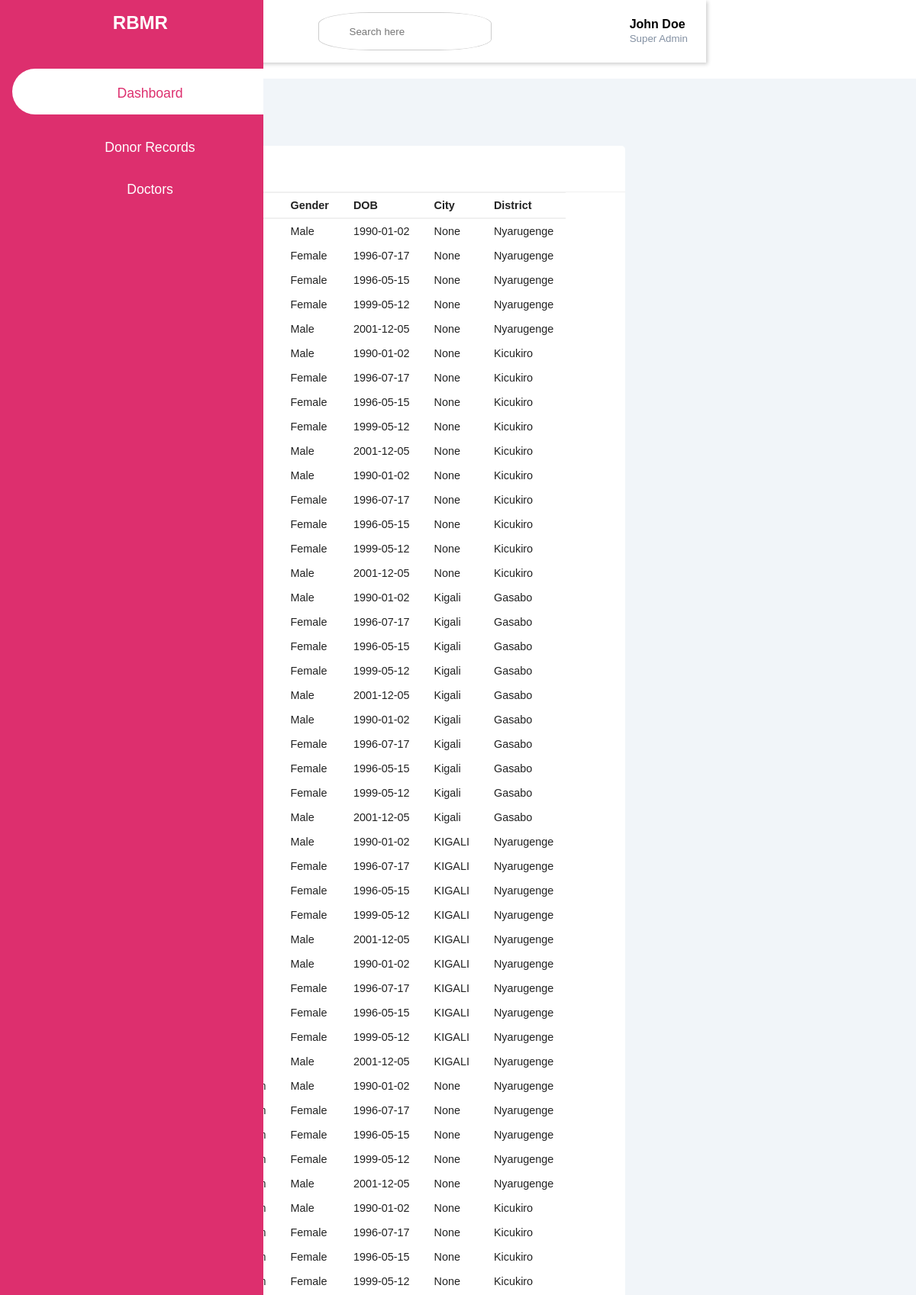
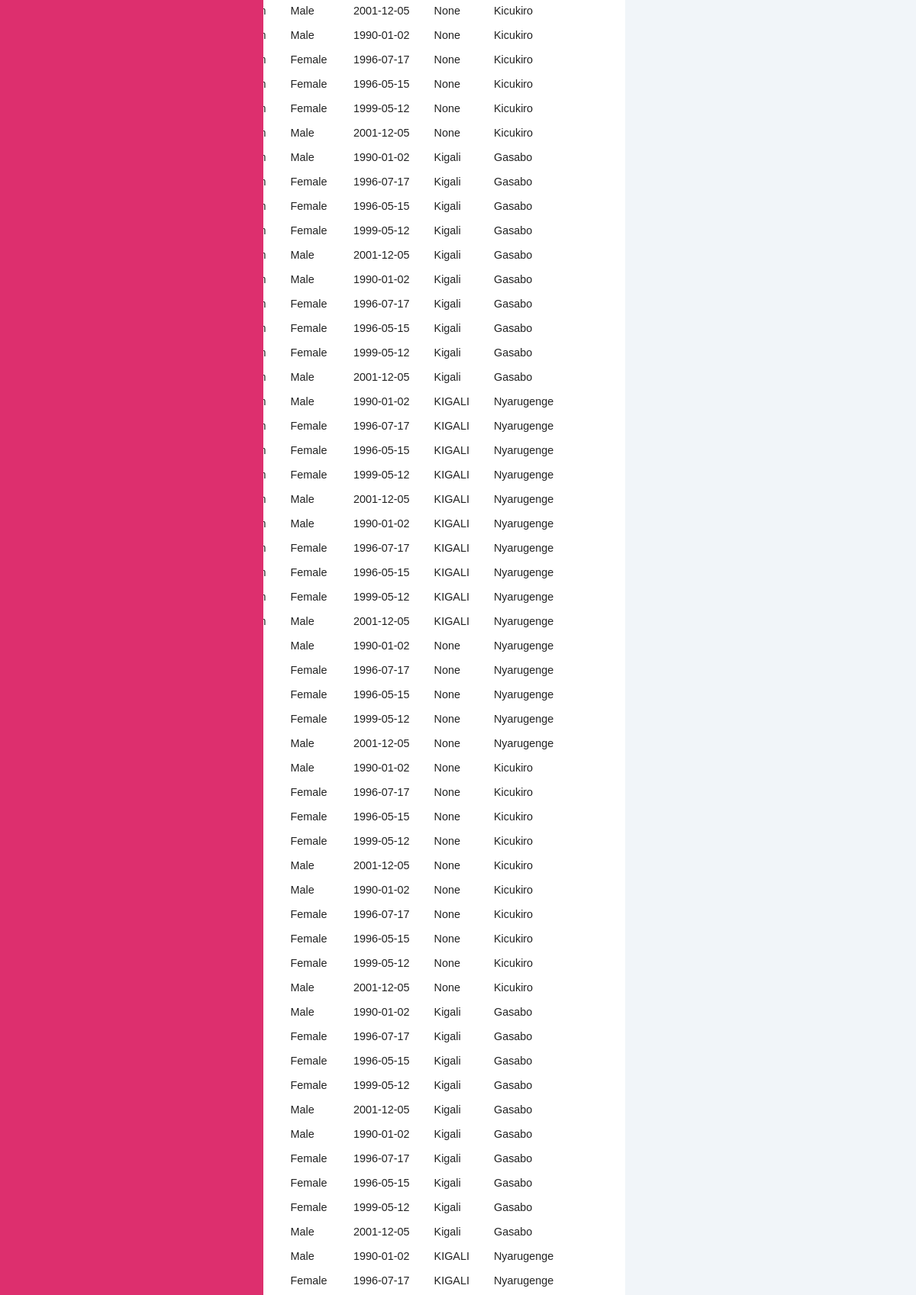
The page /Donors.html (signed in, upper part) on the database its author committed (2 pictures, top to bottom).
### scriptspy/models.py (models this page shows)
class Personal(db.Model, UserMixin):
    personal_id = db.Column(db.Integer, primary_key=True)
    DOB = db.Column(db.Text)
    Gender = db.Column(db.String(150))
    user_id = db.Column(db.Integer, db.ForeignKey('user.id'), nullable=False)

class Contact(db.Model, UserMixin):
    contact_id = db.Column(db.Integer, primary_key=True)
    Address = db.Column(db.Text(150))
    City = db.Column(db.String(150))
    District = db.Column(db.String(150))
    Phone = db.Column(db.Integer)
    user_id = db.Column(db.Integer, db.ForeignKey('user.id'), nullable=False)

### main.py (the view)
@app.route("/Donors.html")
def don():
    donors = User.query.all()
    details = Personal.query.all()
    contacts = Contact.query.all()
    return render_template('Donors.html', email=current_user.email, donors=donors, details=details,
                           contacts=contacts)

### scriptspy/__init__.py (called while the page is built)
def create_app():
    app = Flask(__name__, template_folder='../template', static_folder='../static/')
    app.config['SECRET_KEY'] = 'super secret key!'
    app.config['SESSION_TYPE'] = 'filesystem'
    app.config['SQLALCHEMY_DATABASE_URI'] = 'sqlite:///Donors.db'
    app.config['SQLALCHEMY_TRACK_MODIFICATIONS'] = False
    db.init_app(app)
    login_manager = LoginManager()
    login_manager.login_view = 'auth.login'
    login_manager.init_app(app)
    from .models import User, Admin
    create_database(app)
    @login_manager.user_loader
    def load_user(user_id):
        return Admin.query.get(int(user_id))
    from .auth import auth as auth_blueprint
    app.register_blueprint(auth_blueprint)
    from .views import views as views_blueprint
    app.register_blueprint(views_blueprint)
    return app

### template/Donors.html (shortened to what this page needs)
<!DOCTYPE html>
<html lang="en" xmlns="http://www.w3.org/1999/html">
<head>
    <link rel="stylesheet" href="https://maxst.icons8.com/vue-static/landings/line-awesome/line-awesome/1.3.0/css/line-awesome.min.css">
</head>
<body>
    <div class="sidebar">
        <div class="sidebar-brand">
            <h2> <span> RBMR </span> </h2>
        </div>
        <div class="sidebar-menu">
            <ul>
                <li>
                    <a href="Dashboard.html" class="active"> <span class="las la-igloo"> </span>
                        <span> Dashboard </span></a>
                </li>
                <li>
                    <a href="Donor Records.html"><span class="las la-file-medical-alt"></span>
                        <span> Donor Records </span></a>
                </li>
                <li>
                    <a href="Doctors"><span class="las la-stethoscope"></span>
                        <span> Doctors </span></a>
                </li>
            </ul>
        </div>
    </div>
    <div class="main-content">
        <header>
            <h2>
              <label for ="nav-toggle">
                  <span class="las la-bars"></span>
              </label>
            </h2>
            <div class ="search-wrapper">
                <input type="search" placeholder="Search here"/>
            </div>
            <div class="user-wrapper">
                <div>
                    <h4> John Doe</h4>
                    <small>Super Admin</small>
                </div>
            </div>
        </header>
        <main>
            <div class="recent-grid">
                <div class="Donors">
                    <div class="card">
                        <div class="card-header">
                            <h2> All Donors </h2>
                        </div>
                      <div class="card-body">
                          <div class="table-responsive">
                             <table class="responsive">
                                 <Tbody width="100%">
                                    <thead>
                                      <tr>
                                        <td> Donor Name</td>
                                        <td> Email</td>
                                        <td> Gender</td>
                                        <td>DOB</td>
                                        <TD>City</TD>
                                        <td> District</td>
                                      </tr>
                                    </thead>
                                    <tbody>
                                     {%for donor in donors%}
                                     {%for contact in contacts%}
                                     {%for detail in details%}
                                     <tr>
                                        <td> {{donor.first_name}}</td>
                                        <td> {{donor.email}}</td>
                                         <td> {{detail.Gender}}</td>
                                        <td> {{detail.DOB}}</td>
                                         <td> {{contact.City}}</td>
                                        <td> {{contact.District}}</td>
                                     </tr>
                                     {%endfor%}
                                    {%endfor%}
                                     {%endfor%}
                            </table>
                          </div>
                      </div>
                    </div>
                </div>
            </div>
    </main>
    </div>
</body>
</html>

### template/Donors.html (style rules this page uses)
:root { --main-color:#DD2F6E; --color-dark: #1D2231; --text-grey: #8390A2; }
* { padding: 0; margin: 0; box-sizing: border-box; list-style-type: none; text-decoration: none; font-family: 'Poppins', sans-serif; }
.sidebar { width: 345px; position: fixed; left: 0; top: 0; height: 100%; background: var(--main-color); z-index: 100; transition: width 300ms; }
.sidebar-brand { height: 90px; padding: 1rem 0rem 1rem 2rem; color: #fff; }
.sidebar-brand span { display: inline-block; padding-right: 2rem; }
.sidebar-menu li { width: 100%; margin-bottom: 1.7rem; padding-left: 1rem; }
.sidebar-menu a { padding-left: 1rem; display: block; color: #fff; font-size: 1.1rem; }
.sidebar-menu a.active { background: #fff; padding-top: 1rem; padding-bottom: 1rem; color: var(--main-color); border-radius: 30px 0px 0px 30px; }
.sidebar-menu a span:first-child { font-size: 1.5rem; padding-right: 1rem; }
.main-content { transition: margin-left 300ms; margin-left: 345px; }
header { background: #fff; display: flex; justify-content: space-between; padding: 1rem 1.5rem; box-shadow: 2px 2px 5px rgba(0,0,0,0.2); position: fixed; left: 345px; width: calc(100% - 345px); top: 0; z-index: 100; transition: left 300ms; }
header h2 { color: #222; }
header label span { font-size: 1.7rem; padding-right: 1rem; }
.search-wrapper { border: 1px solid #ccc; border-radius: 30%; height: 50px; display: flex; align-items: center; overflow-x: hidden; }
.search-wrapper input { height: 100%; padding: .5rem; border: none; outline: none; }
.user-wrapper { display: flex; align-items: center; }
.user-wrapper small { display: inline block; color: var(--text-grey); }
main { margin-top: 85px; padding: 2rem 1.5rem; background: #f1f5f9; min-height: calc(100vh - 90px); z-index: 100; }
.recent-grid { margin-top: 3.5rem; display: grid; grid-gap: 2rem; grid-template-columns: 67% auto; }
.card { background: #fff; border-radius: 5px; }
.card-header { padding: 1rem; }
.card-header { display: flex; justify-content: space-between; align-items: center; border-bottom: 1px solid #f0f0f0; }
table { border-collapse: collapse; }
thead tr { border-top: 1px solid #f0f0f0; border-bottom: 2px solid #f0f0f0; }
thead td { font-weight: 700; }
td { padding: .5rem 1rem; font-size: .9rem; color: #222; }
.table-responsive { width: 100%; overflow-x: auto; }
@media only screen and (max-width: 1200px) { .sidebar { width:70px; } }
@media only screen and (max-width: 1200px) { .sidebar .sidebar-brand, .sidebar li { padding-left: 1rem; text-align: center; } }
@media only screen and (max-width: 1200px) { .sidebar li a { padding-left: 0rem; } }
@media only screen and (max-width: 1200px) { .main-content { margin-left: 70px; } }
@media only screen and (max-width: 1200px) { .main-content header { width: (100% - 70px); left: 70px; } }

### rows shown on the page
Contact: City "None", District "Nyarugenge"
Personal: Gender "Male", DOB "1990-01-02"
Personal: Gender "Female", DOB "1996-07-17"
Personal: Gender "Female", DOB "1996-05-15"
Personal: Gender "Female", DOB "1999-05-12"
Personal: Gender "Male", DOB "2001-12-05"
Contact: City "None", District "Kicukiro"
Contact: City "None", District "Kicukiro"
Contact: City "Kigali", District "Gasabo"
Contact: City "Kigali", District "Gasabo"
Contact: City "KIGALI", District "Nyarugenge"
Contact: City "KIGALI", District "Nyarugenge"
